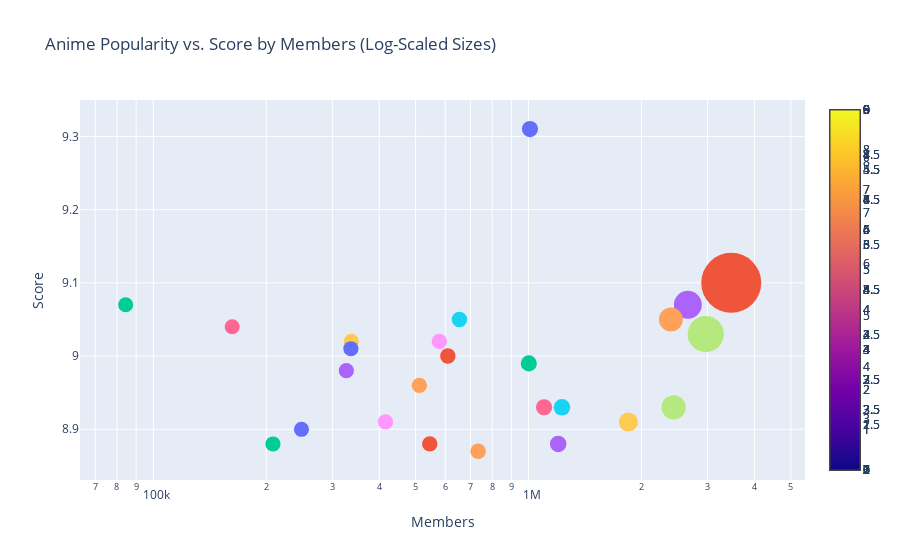

This figure's notebook cell:
### Code cell
import numpy as np
import plotly.graph_objects as go

# Get the most recent timestamp
most_recent_date = df['timestamp'].max()
df_recent = df[df['timestamp'] == most_recent_date]

# Ensure numeric conversion
df_recent['statistics.popularity'] = pd.to_numeric(df_recent['statistics.popularity'], errors='coerce')
df_recent['statistics.score'] = pd.to_numeric(df_recent['statistics.score'], errors='coerce')
df_recent['statistics.members'] = pd.to_numeric(df_recent['statistics.members'], errors='coerce')

# Normalize and invert 'statistics.popularity'
df_recent['inverted_popularity'] = 1 / (df_recent['statistics.popularity'] + 1)  # Avoid division by zero

# Apply logarithmic scaling for marker size
df_recent['log_scaled_size'] = np.log1p(df_recent['inverted_popularity'])  # log1p to avoid log(0)
df_recent['log_scaled_size'] = (
    (df_recent['log_scaled_size'] - df_recent['log_scaled_size'].min()) /
    (df_recent['log_scaled_size'].max() - df_recent['log_scaled_size'].min())
) * (60 - 15) + 15  # Scale between min (15) and max (60)

# Create the scatter plot using go
fig = go.Figure()

for i, row in df_recent.iterrows():
    fig.add_trace(
        go.Scatter(
            x=[row['statistics.members']],
            y=[row['statistics.score']],
            mode='markers',
            marker=dict(
                size=row['log_scaled_size'],  # Use the log-scaled size
                sizemode='area',
                color=row['statistics.score'],  # Color based on score
                showscale=True,
            ),
            name=row['title_english'],  # Use title for legend
            text=row['title_english'],  # Use title for hover text
        )
    )

# Update the layout for better appearance
fig.update_layout(
    title="Anime Popularity vs. Score by Members (Log-Scaled Sizes)",
    xaxis=dict(title="Members", type="log"),  # Log scale for x-axis
    yaxis=dict(title="Score"),
    showlegend=False,
)

fig.show()

### Figure 1 — Plotly figure (JSON) as saved in the notebook; plotly's stock layout.template omitted (floating-point values rounded to 4 significant figures)
{"data": [{"marker": {"color": 9.31, "showscale": true, "size": 16.13, "sizemode": "area"}, "mode": "markers", "name": "Frieren: Beyond Journey's End", "text": "Frieren: Beyond Journey's End", "type": "scatter", "x": [1008685], "y": [9.31]}, {"marker": {"color": 9.1, "showscale": true, "size": 60, "sizemode": "area"}, "mode": "markers", "name": "Fullmetal Alchemist: Brotherhood", "text": "Fullmetal Alchemist: Brotherhood", "type": "scatter", "x": [3469097], "y": [9.1]}, {"marker": {"color": 9.07, "showscale": true, "size": 15, "sizemode": "area"}, "mode": "markers", "type": "scatter", "x": [84360], "y": [9.07]}, {"marker": {"color": 9.07, "showscale": true, "size": 27.96, "sizemode": "area"}, "mode": "markers", "name": "Steins;Gate", "text": "Steins;Gate", "type": "scatter", "x": [2657728], "y": [9.07]}, {"marker": {"color": 9.05, "showscale": true, "size": 23.9, "sizemode": "area"}, "mode": "markers", "name": "Attack on Titan Season 3 Part 2", "text": "Attack on Titan Season 3 Part 2", "type": "scatter", "x": [2395085], "y": [9.05]}, {"marker": {"color": 9.05, "showscale": true, "size": 15.5, "sizemode": "area"}, "mode": "markers", "name": "Gintama Season 4", "text": "Gintama Season 4", "type": "scatter", "x": [654392], "y": [9.05]}, {"marker": {"color": 9.04, "showscale": true, "size": 15.05, "sizemode": "area"}, "mode": "markers", "name": "Gintama: The Very Final", "text": "Gintama: The Very Final", "type": "scatter", "x": [162223], "y": [9.04]}, {"marker": {"color": 9.03, "showscale": true, "size": 36.2, "sizemode": "area"}, "mode": "markers", "name": "Hunter x Hunter", "text": "Hunter x Hunter", "type": "scatter", "x": [2967026], "y": [9.03]}, {"marker": {"color": 9.02, "showscale": true, "size": 15.42, "sizemode": "area"}, "mode": "markers", "name": "Gintama Season 2", "text": "Gintama Season 2", "type": "scatter", "x": [578249], "y": [9.02]}, {"marker": {"color": 9.02, "showscale": true, "size": 15.18, "sizemode": "area"}, "mode": "markers", "name": "Gintama: Enchousen", "text": "Gintama: Enchousen", "type": "scatter", "x": [336962], "y": [9.02]}, {"marker": {"color": 9.01, "showscale": true, "size": 15.18, "sizemode": "area"}, "mode": "markers", "name": "Legend of the Galactic Heroes", "text": "Legend of the Galactic Heroes", "type": "scatter", "x": [336126], "y": [9.01]}, {"marker": {"color": 9, "showscale": true, "size": 15.45, "sizemode": "area"}, "mode": "markers", "name": "Bleach: Thousand-Year Blood War", "text": "Bleach: Thousand-Year Blood War", "type": "scatter", "x": [609375], "y": [9]}, {"marker": {"color": 8.99, "showscale": true, "size": 16.1, "sizemode": "area"}, "mode": "markers", "name": "Kaguya-sama: Love is War -Ultra Romantic-", "text": "Kaguya-sama: Love is War -Ultra Romantic-", "type": "scatter", "x": [1001509], "y": [8.99]}, {"marker": {"color": 8.98, "showscale": true, "size": 15.18, "sizemode": "area"}, "mode": "markers", "name": "Gintama Season 5", "text": "Gintama Season 5", "type": "scatter", "x": [326860], "y": [8.98]}, {"marker": {"color": 8.96, "showscale": true, "size": 15.35, "sizemode": "area"}, "mode": "markers", "name": "Fruits Basket: The Final Season", "text": "Fruits Basket: The Final Season", "type": "scatter", "x": [511648], "y": [8.96]}, {"marker": {"color": 8.93, "showscale": true, "size": 16.58, "sizemode": "area"}, "mode": "markers", "name": "Clannad: After Story", "text": "Clannad: After Story", "type": "scatter", "x": [1227452], "y": [8.93]}, {"marker": {"color": 8.93, "showscale": true, "size": 16.31, "sizemode": "area"}, "mode": "markers", "name": "Gintama", "text": "Gintama", "type": "scatter", "x": [1100045], "y": [8.93]}, {"marker": {"color": 8.93, "showscale": true, "size": 24.32, "sizemode": "area"}, "mode": "markers", "name": "A Silent Voice", "text": "A Silent Voice", "type": "scatter", "x": [2436296], "y": [8.93]}, {"marker": {"color": 8.91, "showscale": true, "size": 15.26, "sizemode": "area"}, "mode": "markers", "name": "March Comes In Like a Lion 2nd Season", "text": "March Comes In Like a Lion 2nd Season", "type": "scatter", "x": [415662], "y": [8.91]}, {"marker": {"color": 8.91, "showscale": true, "size": 19.08, "sizemode": "area"}, "mode": "markers", "name": "Code Geass: Lelouch of the Rebellion R2", "text": "Code Geass: Lelouch of the Rebellion R2", "type": "scatter", "x": [1844768], "y": [8.91]}, {"marker": {"color": 8.9, "showscale": true, "size": 15.11, "sizemode": "area"}, "mode": "markers", "name": "Gintama: The Movie: The Final Chapter: Be Forever Yorozuya", "text": "Gintama: The Movie: The Final Chapter: Be Forever Yorozuya", "type": "scatter", "x": [248182], "y": [8.9]}, {"marker": {"color": 8.88, "showscale": true, "size": 15.39, "sizemode": "area"}, "mode": "markers", "name": "The Apothecary Diaries", "text": "The Apothecary Diaries", "type": "scatter", "x": [545371], "y": [8.88]}, {"marker": {"color": 8.88, "showscale": true, "size": 15.08, "sizemode": "area"}, "mode": "markers", "name": "Gintama. Silver Soul Arc - Second Half War", "text": "Gintama. Silver Soul Arc - Second Half War", "type": "scatter", "x": [208351], "y": [8.88]}, {"marker": {"color": 8.88, "showscale": true, "size": 16.5, "sizemode": "area"}, "mode": "markers", "name": "Monster", "text": "Monster", "type": "scatter", "x": [1199432], "y": [8.88]}, {"marker": {"color": 8.87, "showscale": true, "size": 15.61, "sizemode": "area"}, "mode": "markers", "name": "Attack on Titan: Final Season - The Final Chapters", "text": "Attack on Titan: Final Season - The Final Chapters", "type": "scatter", "x": [733836], "y": [8.87]}], "layout": {"showlegend": false, "title": {"text": "Anime Popularity vs. Score by Members (Log-Scaled Sizes)"}, "xaxis": {"title": {"text": "Members"}, "type": "log"}, "yaxis": {"title": {"text": "Score"}}}}
